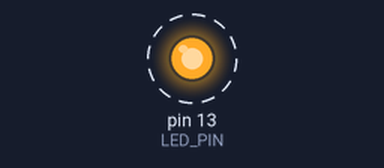
A sketch run on a simulated Arduino Uno, built with avr-gcc and run on an emulated ATmega328P. Parts: output pins drawn as LEDs (lit = HIGH). Dashed ring = blinking.

Above: at 0.02 s.
Timing chart, 0 to 3.0 s (numbered marks = the images above):
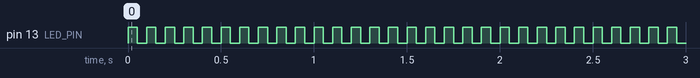

Measured:
- by itself, pin 13 (LED_PIN): alternates HIGH for 0.05 s and LOW for 0.05 s

The sketch:

sketch_1776873447103.ino
```cpp
const int LED_PIN = 13;
int interval = 50;

void setup() {
  pinMode(LED_PIN, OUTPUT);
}

void loop() {
  digitalWrite(LED_PIN, HIGH);
  delay(interval);
  digitalWrite(LED_PIN, LOW);
  delay(interval);
}
```
